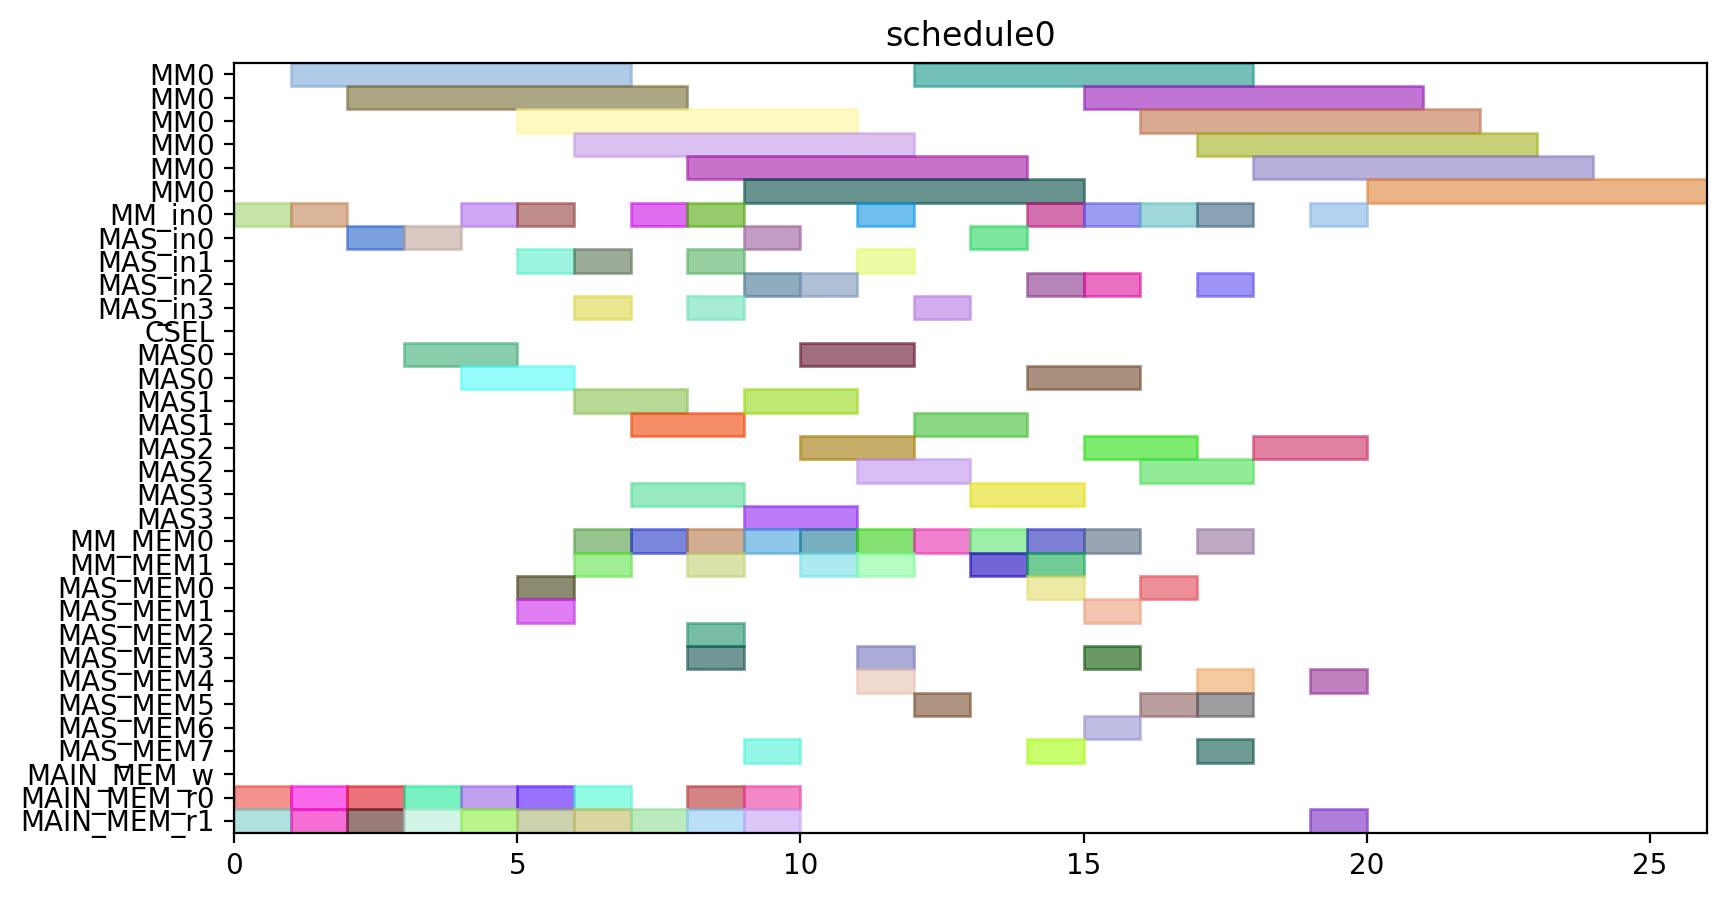

The Python source for this figure:
from pyschedule import Scenario, solvers, plotters, alt


def solve():
	horizon = 120
	S = Scenario("schedule0", horizon=horizon)

	# resource
	MM = S.Resources('MM', num=1, size=6)
	MM_in = S.Resources('MM_in', num=1)
	MAS_in = S.Resources('MAS_in', num=4)
	CSEL = S.Resource('CSEL')
	MAS = S.Resources('MAS', num=4, size=2, periods=range(1, horizon))
	MM_MEM = S.Resources('MM_MEM', num=2)
	MAS_MEM = S.Resources('MAS_MEM', num=8)
	MAIN_MEM_w = S.Resource('MAIN_MEM_w', size=1)
	MAIN_MEM_r = S.Resources('MAIN_MEM_r', num=2)

	# result of previous scheduling

	# new tasks
	t0 = S.Task('t0', length=6, delay_cost=1)
	t0 += alt(MM)
	t0_in = S.Task('t0_in', length=1, delay_cost=1)
	t0_in += alt(MM_in)
	S += t0_in*MM_in[0]<=t0*MM[0]
	t0_mem0 = S.Task('t0_mem0', length=1, delay_cost=1)
	t0_mem0 += MAIN_MEM_r[0]
	S += t0_mem0 <= t0

	t0_mem1 = S.Task('t0_mem1', length=1, delay_cost=1)
	t0_mem1 += MAIN_MEM_r[1]
	S += t0_mem1 <= t0

	t1 = S.Task('t1', length=6, delay_cost=1)
	t1 += alt(MM)
	t1_in = S.Task('t1_in', length=1, delay_cost=1)
	t1_in += alt(MM_in)
	S += t1_in*MM_in[0]<=t1*MM[0]
	t1_mem0 = S.Task('t1_mem0', length=1, delay_cost=1)
	t1_mem0 += MAIN_MEM_r[0]
	S += t1_mem0 <= t1

	t1_mem1 = S.Task('t1_mem1', length=1, delay_cost=1)
	t1_mem1 += MAIN_MEM_r[1]
	S += t1_mem1 <= t1

	t2 = S.Task('t2', length=6, delay_cost=1)
	t2 += alt(MM)
	t2_in = S.Task('t2_in', length=1, delay_cost=1)
	t2_in += alt(MM_in)
	S += t2_in*MM_in[0]<=t2*MM[0]
	t2_mem0 = S.Task('t2_mem0', length=1, delay_cost=1)
	t2_mem0 += MAIN_MEM_r[0]
	S += t2_mem0 <= t2

	t2_mem1 = S.Task('t2_mem1', length=1, delay_cost=1)
	t2_mem1 += MAIN_MEM_r[1]
	S += t2_mem1 <= t2

	t3 = S.Task('t3', length=2, delay_cost=1)
	t3 += alt(MAS)
	t3_in = S.Task('t3_in', length=1, delay_cost=1)
	t3_in += alt(MAS_in)
	S += t3_in*MAS_in[0]<=t3*MAS[0]

	S += t3_in*MAS_in[1]<=t3*MAS[1]

	S += t3_in*MAS_in[2]<=t3*MAS[2]

	S += t3_in*MAS_in[3]<=t3*MAS[3]

	t3_mem0 = S.Task('t3_mem0', length=1, delay_cost=1)
	t3_mem0 += MAIN_MEM_r[0]
	S += t3_mem0 <= t3

	t3_mem1 = S.Task('t3_mem1', length=1, delay_cost=1)
	t3_mem1 += MAIN_MEM_r[1]
	S += t3_mem1 <= t3

	t4 = S.Task('t4', length=2, delay_cost=1)
	t4 += alt(MAS)
	t4_in = S.Task('t4_in', length=1, delay_cost=1)
	t4_in += alt(MAS_in)
	S += t4_in*MAS_in[0]<=t4*MAS[0]

	S += t4_in*MAS_in[1]<=t4*MAS[1]

	S += t4_in*MAS_in[2]<=t4*MAS[2]

	S += t4_in*MAS_in[3]<=t4*MAS[3]

	t4_mem0 = S.Task('t4_mem0', length=1, delay_cost=1)
	t4_mem0 += MAIN_MEM_r[0]
	S += t4_mem0 <= t4

	t4_mem1 = S.Task('t4_mem1', length=1, delay_cost=1)
	t4_mem1 += MAIN_MEM_r[1]
	S += t4_mem1 <= t4

	t8 = S.Task('t8', length=2, delay_cost=1)
	t8 += alt(MAS)
	t8_in = S.Task('t8_in', length=1, delay_cost=1)
	t8_in += alt(MAS_in)
	S += t8_in*MAS_in[0]<=t8*MAS[0]

	S += t8_in*MAS_in[1]<=t8*MAS[1]

	S += t8_in*MAS_in[2]<=t8*MAS[2]

	S += t8_in*MAS_in[3]<=t8*MAS[3]

	t8_mem0 = S.Task('t8_mem0', length=1, delay_cost=1)
	t8_mem0 += MAIN_MEM_r[0]
	S += t8_mem0 <= t8

	t8_mem1 = S.Task('t8_mem1', length=1, delay_cost=1)
	t8_mem1 += MAIN_MEM_r[1]
	S += t8_mem1 <= t8

	t9 = S.Task('t9', length=2, delay_cost=1)
	t9 += alt(MAS)
	t9_in = S.Task('t9_in', length=1, delay_cost=1)
	t9_in += alt(MAS_in)
	S += t9_in*MAS_in[0]<=t9*MAS[0]

	S += t9_in*MAS_in[1]<=t9*MAS[1]

	S += t9_in*MAS_in[2]<=t9*MAS[2]

	S += t9_in*MAS_in[3]<=t9*MAS[3]

	t9_mem0 = S.Task('t9_mem0', length=1, delay_cost=1)
	t9_mem0 += MAIN_MEM_r[0]
	S += t9_mem0 <= t9

	t9_mem1 = S.Task('t9_mem1', length=1, delay_cost=1)
	t9_mem1 += MAIN_MEM_r[1]
	S += t9_mem1 <= t9

	t13 = S.Task('t13', length=2, delay_cost=1)
	t13 += alt(MAS)
	t13_in = S.Task('t13_in', length=1, delay_cost=1)
	t13_in += alt(MAS_in)
	S += t13_in*MAS_in[0]<=t13*MAS[0]

	S += t13_in*MAS_in[1]<=t13*MAS[1]

	S += t13_in*MAS_in[2]<=t13*MAS[2]

	S += t13_in*MAS_in[3]<=t13*MAS[3]

	t13_mem0 = S.Task('t13_mem0', length=1, delay_cost=1)
	t13_mem0 += MAIN_MEM_r[0]
	S += t13_mem0 <= t13

	t13_mem1 = S.Task('t13_mem1', length=1, delay_cost=1)
	t13_mem1 += MAIN_MEM_r[1]
	S += t13_mem1 <= t13

	t14 = S.Task('t14', length=2, delay_cost=1)
	t14 += alt(MAS)
	t14_in = S.Task('t14_in', length=1, delay_cost=1)
	t14_in += alt(MAS_in)
	S += t14_in*MAS_in[0]<=t14*MAS[0]

	S += t14_in*MAS_in[1]<=t14*MAS[1]

	S += t14_in*MAS_in[2]<=t14*MAS[2]

	S += t14_in*MAS_in[3]<=t14*MAS[3]

	t14_mem0 = S.Task('t14_mem0', length=1, delay_cost=1)
	t14_mem0 += MAIN_MEM_r[0]
	S += t14_mem0 <= t14

	t14_mem1 = S.Task('t14_mem1', length=1, delay_cost=1)
	t14_mem1 += MAIN_MEM_r[1]
	S += t14_mem1 <= t14

	t5 = S.Task('t5', length=6, delay_cost=1)
	t5 += alt(MM)
	t5_in = S.Task('t5_in', length=1, delay_cost=1)
	t5_in += alt(MM_in)
	S += t5_in*MM_in[0]<=t5*MM[0]
	t5_mem0 = S.Task('t5_mem0', length=1, delay_cost=1)
	t5_mem0 += alt(MAS_MEM)
	S += (t3*MAS[0])-1 < t5_mem0*MAS_MEM[0]
	S += (t3*MAS[1])-1 < t5_mem0*MAS_MEM[2]
	S += (t3*MAS[2])-1 < t5_mem0*MAS_MEM[4]
	S += (t3*MAS[3])-1 < t5_mem0*MAS_MEM[6]
	S += t5_mem0 <= t5

	t5_mem1 = S.Task('t5_mem1', length=1, delay_cost=1)
	t5_mem1 += alt(MAS_MEM)
	S += (t4*MAS[0])-1 < t5_mem1*MAS_MEM[1]
	S += (t4*MAS[1])-1 < t5_mem1*MAS_MEM[3]
	S += (t4*MAS[2])-1 < t5_mem1*MAS_MEM[5]
	S += (t4*MAS[3])-1 < t5_mem1*MAS_MEM[7]
	S += t5_mem1 <= t5

	t6 = S.Task('t6', length=2, delay_cost=1)
	t6 += alt(MAS)
	t6_in = S.Task('t6_in', length=1, delay_cost=1)
	t6_in += alt(MAS_in)
	S += t6_in*MAS_in[0]<=t6*MAS[0]

	S += t6_in*MAS_in[1]<=t6*MAS[1]

	S += t6_in*MAS_in[2]<=t6*MAS[2]

	S += t6_in*MAS_in[3]<=t6*MAS[3]

	t6_mem0 = S.Task('t6_mem0', length=1, delay_cost=1)
	t6_mem0 += alt(MM_MEM)
	S += (t0*MM[0])-1 < t6_mem0*MM_MEM[0]
	S += t6_mem0 <= t6

	t6_mem1 = S.Task('t6_mem1', length=1, delay_cost=1)
	t6_mem1 += alt(MM_MEM)
	S += (t1*MM[0])-1 < t6_mem1*MM_MEM[1]
	S += t6_mem1 <= t6

	t10 = S.Task('t10', length=6, delay_cost=1)
	t10 += alt(MM)
	t10_in = S.Task('t10_in', length=1, delay_cost=1)
	t10_in += alt(MM_in)
	S += t10_in*MM_in[0]<=t10*MM[0]
	t10_mem0 = S.Task('t10_mem0', length=1, delay_cost=1)
	t10_mem0 += alt(MAS_MEM)
	S += (t8*MAS[0])-1 < t10_mem0*MAS_MEM[0]
	S += (t8*MAS[1])-1 < t10_mem0*MAS_MEM[2]
	S += (t8*MAS[2])-1 < t10_mem0*MAS_MEM[4]
	S += (t8*MAS[3])-1 < t10_mem0*MAS_MEM[6]
	S += t10_mem0 <= t10

	t10_mem1 = S.Task('t10_mem1', length=1, delay_cost=1)
	t10_mem1 += alt(MAS_MEM)
	S += (t9*MAS[0])-1 < t10_mem1*MAS_MEM[1]
	S += (t9*MAS[1])-1 < t10_mem1*MAS_MEM[3]
	S += (t9*MAS[2])-1 < t10_mem1*MAS_MEM[5]
	S += (t9*MAS[3])-1 < t10_mem1*MAS_MEM[7]
	S += t10_mem1 <= t10

	t11 = S.Task('t11', length=2, delay_cost=1)
	t11 += alt(MAS)
	t11_in = S.Task('t11_in', length=1, delay_cost=1)
	t11_in += alt(MAS_in)
	S += t11_in*MAS_in[0]<=t11*MAS[0]

	S += t11_in*MAS_in[1]<=t11*MAS[1]

	S += t11_in*MAS_in[2]<=t11*MAS[2]

	S += t11_in*MAS_in[3]<=t11*MAS[3]

	t11_mem0 = S.Task('t11_mem0', length=1, delay_cost=1)
	t11_mem0 += alt(MM_MEM)
	S += (t1*MM[0])-1 < t11_mem0*MM_MEM[0]
	S += t11_mem0 <= t11

	t11_mem1 = S.Task('t11_mem1', length=1, delay_cost=1)
	t11_mem1 += alt(MM_MEM)
	S += (t2*MM[0])-1 < t11_mem1*MM_MEM[1]
	S += t11_mem1 <= t11

	t15 = S.Task('t15', length=6, delay_cost=1)
	t15 += alt(MM)
	t15_in = S.Task('t15_in', length=1, delay_cost=1)
	t15_in += alt(MM_in)
	S += t15_in*MM_in[0]<=t15*MM[0]
	t15_mem0 = S.Task('t15_mem0', length=1, delay_cost=1)
	t15_mem0 += alt(MAS_MEM)
	S += (t13*MAS[0])-1 < t15_mem0*MAS_MEM[0]
	S += (t13*MAS[1])-1 < t15_mem0*MAS_MEM[2]
	S += (t13*MAS[2])-1 < t15_mem0*MAS_MEM[4]
	S += (t13*MAS[3])-1 < t15_mem0*MAS_MEM[6]
	S += t15_mem0 <= t15

	t15_mem1 = S.Task('t15_mem1', length=1, delay_cost=1)
	t15_mem1 += alt(MAS_MEM)
	S += (t14*MAS[0])-1 < t15_mem1*MAS_MEM[1]
	S += (t14*MAS[1])-1 < t15_mem1*MAS_MEM[3]
	S += (t14*MAS[2])-1 < t15_mem1*MAS_MEM[5]
	S += (t14*MAS[3])-1 < t15_mem1*MAS_MEM[7]
	S += t15_mem1 <= t15

	t16 = S.Task('t16', length=2, delay_cost=1)
	t16 += alt(MAS)
	t16_in = S.Task('t16_in', length=1, delay_cost=1)
	t16_in += alt(MAS_in)
	S += t16_in*MAS_in[0]<=t16*MAS[0]

	S += t16_in*MAS_in[1]<=t16*MAS[1]

	S += t16_in*MAS_in[2]<=t16*MAS[2]

	S += t16_in*MAS_in[3]<=t16*MAS[3]

	t16_mem0 = S.Task('t16_mem0', length=1, delay_cost=1)
	t16_mem0 += alt(MM_MEM)
	S += (t0*MM[0])-1 < t16_mem0*MM_MEM[0]
	S += t16_mem0 <= t16

	t16_mem1 = S.Task('t16_mem1', length=1, delay_cost=1)
	t16_mem1 += alt(MM_MEM)
	S += (t2*MM[0])-1 < t16_mem1*MM_MEM[1]
	S += t16_mem1 <= t16

	t18 = S.Task('t18', length=2, delay_cost=1)
	t18 += alt(MAS)
	t18_in = S.Task('t18_in', length=1, delay_cost=1)
	t18_in += alt(MAS_in)
	S += t18_in*MAS_in[0]<=t18*MAS[0]

	S += t18_in*MAS_in[1]<=t18*MAS[1]

	S += t18_in*MAS_in[2]<=t18*MAS[2]

	S += t18_in*MAS_in[3]<=t18*MAS[3]

	t18_mem0 = S.Task('t18_mem0', length=1, delay_cost=1)
	t18_mem0 += alt(MM_MEM)
	S += (t0*MM[0])-1 < t18_mem0*MM_MEM[0]
	S += t18_mem0 <= t18

	t18_mem1 = S.Task('t18_mem1', length=1, delay_cost=1)
	t18_mem1 += alt(MM_MEM)
	S += (t0*MM[0])-1 < t18_mem1*MM_MEM[1]
	S += t18_mem1 <= t18

	t20 = S.Task('t20', length=6, delay_cost=1)
	t20 += alt(MM)
	t20_in = S.Task('t20_in', length=1, delay_cost=1)
	t20_in += alt(MM_in)
	S += t20_in*MM_in[0]<=t20*MM[0]
	t20_mem0 = S.Task('t20_mem0', length=1, delay_cost=1)
	t20_mem0 += alt(MM_MEM)
	S += (t2*MM[0])-1 < t20_mem0*MM_MEM[0]
	S += t20_mem0 <= t20

	t20_mem1 = S.Task('t20_mem1', length=1, delay_cost=1)
	t20_mem1 += MAIN_MEM_r[1]
	S += t20_mem1 <= t20

	t7 = S.Task('t7', length=2, delay_cost=1)
	t7 += alt(MAS)
	t7_in = S.Task('t7_in', length=1, delay_cost=1)
	t7_in += alt(MAS_in)
	S += t7_in*MAS_in[0]<=t7*MAS[0]

	S += t7_in*MAS_in[1]<=t7*MAS[1]

	S += t7_in*MAS_in[2]<=t7*MAS[2]

	S += t7_in*MAS_in[3]<=t7*MAS[3]

	t7_mem0 = S.Task('t7_mem0', length=1, delay_cost=1)
	t7_mem0 += alt(MM_MEM)
	S += (t5*MM[0])-1 < t7_mem0*MM_MEM[0]
	S += t7_mem0 <= t7

	t7_mem1 = S.Task('t7_mem1', length=1, delay_cost=1)
	t7_mem1 += alt(MAS_MEM)
	S += (t6*MAS[0])-1 < t7_mem1*MAS_MEM[1]
	S += (t6*MAS[1])-1 < t7_mem1*MAS_MEM[3]
	S += (t6*MAS[2])-1 < t7_mem1*MAS_MEM[5]
	S += (t6*MAS[3])-1 < t7_mem1*MAS_MEM[7]
	S += t7_mem1 <= t7

	t12 = S.Task('t12', length=2, delay_cost=1)
	t12 += alt(MAS)
	t12_in = S.Task('t12_in', length=1, delay_cost=1)
	t12_in += alt(MAS_in)
	S += t12_in*MAS_in[0]<=t12*MAS[0]

	S += t12_in*MAS_in[1]<=t12*MAS[1]

	S += t12_in*MAS_in[2]<=t12*MAS[2]

	S += t12_in*MAS_in[3]<=t12*MAS[3]

	t12_mem0 = S.Task('t12_mem0', length=1, delay_cost=1)
	t12_mem0 += alt(MM_MEM)
	S += (t10*MM[0])-1 < t12_mem0*MM_MEM[0]
	S += t12_mem0 <= t12

	t12_mem1 = S.Task('t12_mem1', length=1, delay_cost=1)
	t12_mem1 += alt(MAS_MEM)
	S += (t11*MAS[0])-1 < t12_mem1*MAS_MEM[1]
	S += (t11*MAS[1])-1 < t12_mem1*MAS_MEM[3]
	S += (t11*MAS[2])-1 < t12_mem1*MAS_MEM[5]
	S += (t11*MAS[3])-1 < t12_mem1*MAS_MEM[7]
	S += t12_mem1 <= t12

	t17 = S.Task('t17', length=2, delay_cost=1)
	t17 += alt(MAS)
	t17_in = S.Task('t17_in', length=1, delay_cost=1)
	t17_in += alt(MAS_in)
	S += t17_in*MAS_in[0]<=t17*MAS[0]

	S += t17_in*MAS_in[1]<=t17*MAS[1]

	S += t17_in*MAS_in[2]<=t17*MAS[2]

	S += t17_in*MAS_in[3]<=t17*MAS[3]

	t17_mem0 = S.Task('t17_mem0', length=1, delay_cost=1)
	t17_mem0 += alt(MM_MEM)
	S += (t15*MM[0])-1 < t17_mem0*MM_MEM[0]
	S += t17_mem0 <= t17

	t17_mem1 = S.Task('t17_mem1', length=1, delay_cost=1)
	t17_mem1 += alt(MAS_MEM)
	S += (t16*MAS[0])-1 < t17_mem1*MAS_MEM[1]
	S += (t16*MAS[1])-1 < t17_mem1*MAS_MEM[3]
	S += (t16*MAS[2])-1 < t17_mem1*MAS_MEM[5]
	S += (t16*MAS[3])-1 < t17_mem1*MAS_MEM[7]
	S += t17_mem1 <= t17

	t19 = S.Task('t19', length=2, delay_cost=1)
	t19 += alt(MAS)
	t19_in = S.Task('t19_in', length=1, delay_cost=1)
	t19_in += alt(MAS_in)
	S += t19_in*MAS_in[0]<=t19*MAS[0]

	S += t19_in*MAS_in[1]<=t19*MAS[1]

	S += t19_in*MAS_in[2]<=t19*MAS[2]

	S += t19_in*MAS_in[3]<=t19*MAS[3]

	t19_mem0 = S.Task('t19_mem0', length=1, delay_cost=1)
	t19_mem0 += alt(MM_MEM)
	S += (t0*MM[0])-1 < t19_mem0*MM_MEM[0]
	S += t19_mem0 <= t19

	t19_mem1 = S.Task('t19_mem1', length=1, delay_cost=1)
	t19_mem1 += alt(MAS_MEM)
	S += (t18*MAS[0])-1 < t19_mem1*MAS_MEM[1]
	S += (t18*MAS[1])-1 < t19_mem1*MAS_MEM[3]
	S += (t18*MAS[2])-1 < t19_mem1*MAS_MEM[5]
	S += (t18*MAS[3])-1 < t19_mem1*MAS_MEM[7]
	S += t19_mem1 <= t19

	t21 = S.Task('t21', length=2, delay_cost=1)
	t21 += alt(MAS)
	t21_in = S.Task('t21_in', length=1, delay_cost=1)
	t21_in += alt(MAS_in)
	S += t21_in*MAS_in[0]<=t21*MAS[0]

	S += t21_in*MAS_in[1]<=t21*MAS[1]

	S += t21_in*MAS_in[2]<=t21*MAS[2]

	S += t21_in*MAS_in[3]<=t21*MAS[3]

	t21_mem0 = S.Task('t21_mem0', length=1, delay_cost=1)
	t21_mem0 += alt(MM_MEM)
	S += (t1*MM[0])-1 < t21_mem0*MM_MEM[0]
	S += t21_mem0 <= t21

	t21_mem1 = S.Task('t21_mem1', length=1, delay_cost=1)
	t21_mem1 += alt(MM_MEM)
	S += (t20*MM[0])-1 < t21_mem1*MM_MEM[1]
	S += t21_mem1 <= t21

	t22 = S.Task('t22', length=2, delay_cost=1)
	t22 += alt(MAS)
	t22_in = S.Task('t22_in', length=1, delay_cost=1)
	t22_in += alt(MAS_in)
	S += t22_in*MAS_in[0]<=t22*MAS[0]

	S += t22_in*MAS_in[1]<=t22*MAS[1]

	S += t22_in*MAS_in[2]<=t22*MAS[2]

	S += t22_in*MAS_in[3]<=t22*MAS[3]

	t22_mem0 = S.Task('t22_mem0', length=1, delay_cost=1)
	t22_mem0 += alt(MM_MEM)
	S += (t1*MM[0])-1 < t22_mem0*MM_MEM[0]
	S += t22_mem0 <= t22

	t22_mem1 = S.Task('t22_mem1', length=1, delay_cost=1)
	t22_mem1 += alt(MM_MEM)
	S += (t20*MM[0])-1 < t22_mem1*MM_MEM[1]
	S += t22_mem1 <= t22

	t23 = S.Task('t23', length=6, delay_cost=1)
	t23 += alt(MM)
	t23_in = S.Task('t23_in', length=1, delay_cost=1)
	t23_in += alt(MM_in)
	S += t23_in*MM_in[0]<=t23*MM[0]
	t23_mem0 = S.Task('t23_mem0', length=1, delay_cost=1)
	t23_mem0 += alt(MAS_MEM)
	S += (t17*MAS[0])-1 < t23_mem0*MAS_MEM[0]
	S += (t17*MAS[1])-1 < t23_mem0*MAS_MEM[2]
	S += (t17*MAS[2])-1 < t23_mem0*MAS_MEM[4]
	S += (t17*MAS[3])-1 < t23_mem0*MAS_MEM[6]
	S += t23_mem0 <= t23

	t23_mem1 = S.Task('t23_mem1', length=1, delay_cost=1)
	t23_mem1 += MAIN_MEM_r[1]
	S += t23_mem1 <= t23

	t25 = S.Task('t25', length=6, delay_cost=1)
	t25 += alt(MM)
	t25_in = S.Task('t25_in', length=1, delay_cost=1)
	t25_in += alt(MM_in)
	S += t25_in*MM_in[0]<=t25*MM[0]
	t25_mem0 = S.Task('t25_mem0', length=1, delay_cost=1)
	t25_mem0 += alt(MAS_MEM)
	S += (t7*MAS[0])-1 < t25_mem0*MAS_MEM[0]
	S += (t7*MAS[1])-1 < t25_mem0*MAS_MEM[2]
	S += (t7*MAS[2])-1 < t25_mem0*MAS_MEM[4]
	S += (t7*MAS[3])-1 < t25_mem0*MAS_MEM[6]
	S += t25_mem0 <= t25

	t25_mem1 = S.Task('t25_mem1', length=1, delay_cost=1)
	t25_mem1 += alt(MAS_MEM)
	S += (t22*MAS[0])-1 < t25_mem1*MAS_MEM[1]
	S += (t22*MAS[1])-1 < t25_mem1*MAS_MEM[3]
	S += (t22*MAS[2])-1 < t25_mem1*MAS_MEM[5]
	S += (t22*MAS[3])-1 < t25_mem1*MAS_MEM[7]
	S += t25_mem1 <= t25

	t27 = S.Task('t27', length=6, delay_cost=1)
	t27 += alt(MM)
	t27_in = S.Task('t27_in', length=1, delay_cost=1)
	t27_in += alt(MM_in)
	S += t27_in*MM_in[0]<=t27*MM[0]
	t27_mem0 = S.Task('t27_mem0', length=1, delay_cost=1)
	t27_mem0 += alt(MAS_MEM)
	S += (t22*MAS[0])-1 < t27_mem0*MAS_MEM[0]
	S += (t22*MAS[1])-1 < t27_mem0*MAS_MEM[2]
	S += (t22*MAS[2])-1 < t27_mem0*MAS_MEM[4]
	S += (t22*MAS[3])-1 < t27_mem0*MAS_MEM[6]
	S += t27_mem0 <= t27

	t27_mem1 = S.Task('t27_mem1', length=1, delay_cost=1)
	t27_mem1 += alt(MAS_MEM)
	S += (t21*MAS[0])-1 < t27_mem1*MAS_MEM[1]
	S += (t21*MAS[1])-1 < t27_mem1*MAS_MEM[3]
	S += (t21*MAS[2])-1 < t27_mem1*MAS_MEM[5]
	S += (t21*MAS[3])-1 < t27_mem1*MAS_MEM[7]
	S += t27_mem1 <= t27

	t28 = S.Task('t28', length=6, delay_cost=1)
	t28 += alt(MM)
	t28_in = S.Task('t28_in', length=1, delay_cost=1)
	t28_in += alt(MM_in)
	S += t28_in*MM_in[0]<=t28*MM[0]
	t28_mem0 = S.Task('t28_mem0', length=1, delay_cost=1)
	t28_mem0 += alt(MAS_MEM)
	S += (t19*MAS[0])-1 < t28_mem0*MAS_MEM[0]
	S += (t19*MAS[1])-1 < t28_mem0*MAS_MEM[2]
	S += (t19*MAS[2])-1 < t28_mem0*MAS_MEM[4]
	S += (t19*MAS[3])-1 < t28_mem0*MAS_MEM[6]
	S += t28_mem0 <= t28

	t28_mem1 = S.Task('t28_mem1', length=1, delay_cost=1)
	t28_mem1 += alt(MAS_MEM)
	S += (t7*MAS[0])-1 < t28_mem1*MAS_MEM[1]
	S += (t7*MAS[1])-1 < t28_mem1*MAS_MEM[3]
	S += (t7*MAS[2])-1 < t28_mem1*MAS_MEM[5]
	S += (t7*MAS[3])-1 < t28_mem1*MAS_MEM[7]
	S += t28_mem1 <= t28

	t29 = S.Task('t29', length=6, delay_cost=1)
	t29 += alt(MM)
	t29_in = S.Task('t29_in', length=1, delay_cost=1)
	t29_in += alt(MM_in)
	S += t29_in*MM_in[0]<=t29*MM[0]
	t29_mem0 = S.Task('t29_mem0', length=1, delay_cost=1)
	t29_mem0 += alt(MAS_MEM)
	S += (t21*MAS[0])-1 < t29_mem0*MAS_MEM[0]
	S += (t21*MAS[1])-1 < t29_mem0*MAS_MEM[2]
	S += (t21*MAS[2])-1 < t29_mem0*MAS_MEM[4]
	S += (t21*MAS[3])-1 < t29_mem0*MAS_MEM[6]
	S += t29_mem0 <= t29

	t29_mem1 = S.Task('t29_mem1', length=1, delay_cost=1)
	t29_mem1 += alt(MAS_MEM)
	S += (t12*MAS[0])-1 < t29_mem1*MAS_MEM[1]
	S += (t12*MAS[1])-1 < t29_mem1*MAS_MEM[3]
	S += (t12*MAS[2])-1 < t29_mem1*MAS_MEM[5]
	S += (t12*MAS[3])-1 < t29_mem1*MAS_MEM[7]
	S += t29_mem1 <= t29

	solvers.mip.solve(S,msg=1,kind='CPLEX',ratio_gap=1.01)

	solution = [['hoge']*len(S.solution()[1]) for i in range(len(S.solution()))]
	for i in range(len(S.solution())):
		for j in range(len(S.solution()[i])):
			solution[i][j]=str(S.solution()[i][j])
	print(solution)

	cycles = int(solution[-1][3])

	pic_file_name = "/home/mfukuda/ABE/multiRAM_multiMAS_16mux/scheduling_result/stage6MM1_stage2MAS4/EP_ADD_A_0/schedule0.png"
	if(S.solution() != []):
		plotters.matplotlib.plot(S,img_filename=pic_file_name, show_task_labels=False, fig_size=(cycles*0.25+3, 5))

	return solution
